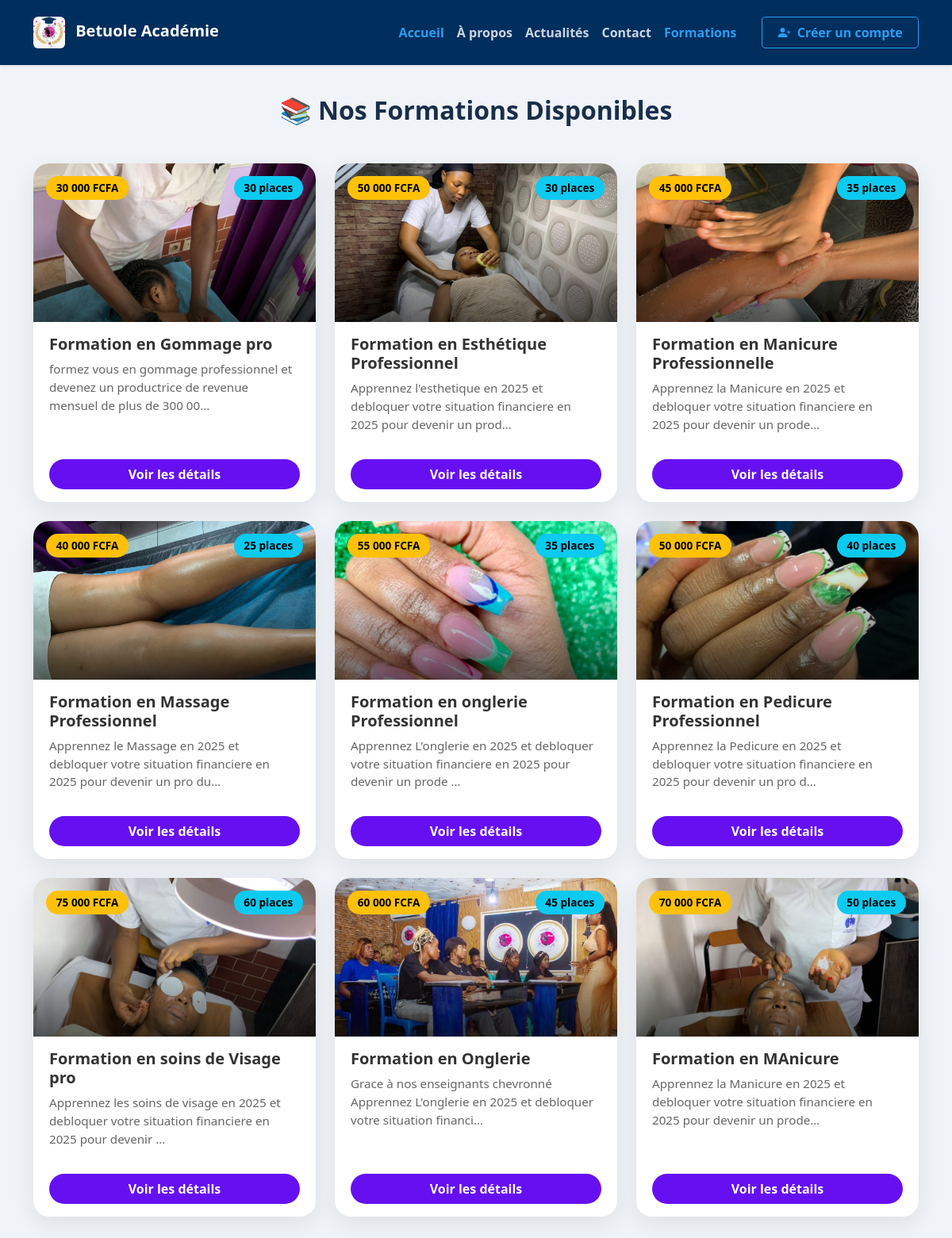
/parent/admin/ges_formations/catalogue.php, run on the app's committed database.
### tables this page shows
CREATE TABLE `formations` (
  `id` int(11) NOT NULL,
  `nom` varchar(255) NOT NULL,
  `description` text DEFAULT NULL,
  `prix` decimal(10,2) NOT NULL,
  `quantite` int(11) NOT NULL,
  `image` varchar(255) DEFAULT NULL,
  `date_ajout` timestamp NOT NULL DEFAULT current_timestamp()
);

### parent/admin/ges_formations/catalogue.php (the view, shortened to what this page needs)
<?php
require_once '../../../config.php';
try {
    $pdo = new PDO("mysql:host=localhost;dbname=sitevitrinedb", "root", "");
    $pdo->setAttribute(PDO::ATTR_ERRMODE, PDO::ERRMODE_EXCEPTION);
} catch (PDOException $e) {
    die("Erreur de connexion : " . $e->getMessage());
}
$formations = $pdo->query("SELECT id, nom, description, prix, quantite, image FROM formations")->fetchAll();
?>
<!DOCTYPE html>
<html lang="fr">
<head>
  <link href="https://cdn.jsdelivr.net/npm/bootstrap@5.3.3/dist/css/bootstrap.min.css" rel="stylesheet" />
  <link href="https://cdn.jsdelivr.net/npm/bootstrap-icons@1.10.5/font/bootstrap-icons.css" rel="stylesheet" />
  <link href="https://cdn.jsdelivr.net/npm/bootstrap@5.3.0/dist/css/bootstrap.min.css" rel="stylesheet">
<link href="https://cdnjs.cloudflare.com/ajax/libs/aos/2.3.4/aos.css" rel="stylesheet">
<link href="https://cdn.jsdelivr.net/npm/bootstrap-icons@1.10.5/font/bootstrap-icons.css" rel="stylesheet">
  <link href="https://cdn.jsdelivr.net/npm/sweetalert2@11/dist/sweetalert2.min.css" rel="stylesheet">
</head>
<body>
<nav class="navbar navbar-expand-lg navbar-dark fixed-top glass-navbar shadow-sm py-3">
  <div class="container">
    <a class="navbar-brand fw-bold text-white" href="#">
    <img src="../../../img/logo.jpg" alt="Logo" class="rounded-2 me-2" style="height: 40px;"> Betuole Académie
    </a>
    <div class="collapse navbar-collapse" id="navbarMain">
      <ul class="navbar-nav ms-auto align-items-lg-center">
        <li class="nav-item"><a class="nav-link active" href="../../../index.php">Accueil</a></li>
        <li class="nav-item"><a class="nav-link" href="../../../apropos.php">À propos</a></li>
        <li class="nav-item"><a class="nav-link" href="../../../actualites.php">Actualités</a></li>
        <li class="nav-item"><a class="nav-link" href="../../../contact.php">Contact</a></li>
        <li class="nav-item"><a class="nav-link active" href="#">Formations</a></li>
      </ul>
      <?php if (isset($_SESSION['user_id'])): ?>
         <a href="../../apprenant/dashboard_app.php" class="nav-link text-light text-decoration-none me-2">Dashboard user</a>
        <a href="../../auth/logout.php" class="btn btn-outline-light ms-lg-4 mt-3 mt-lg-0 fw-semibold">
          <i class="bi bi-box-arrow-right me-1"></i> Se déconnecter
        </a>
      <?php else: ?>
        <a href="../../auth/register.php" class="btn btn-outline-light ms-lg-4 mt-3 mt-lg-0 fw-semibold">
          <i class="bi bi-person-plus-fill me-1"></i> Créer un compte
        </a>
      <?php endif; ?>
    </div>
  </div>
</nav>
<br><br><br>
<div class="container py-5">
  <h2 class="text-center fw-bold mb-5">📚 Nos Formations Disponibles</h2>
  <div class="row g-4">
    <?php foreach($formations as $f): ?>
    <div class="col-md-6 col-lg-4">
      <div class="card formation-card h-100">
        <div class="cover" style="background-image: url('<?= htmlspecialchars($f['image']) ?>');">
          <div class="overlay-gradient"></div>
          <div class="badge-price"><?= number_format($f['prix'],0,',',' ') ?> FCFA</div>
          <div class="badge-places"><?= $f['quantite'] ?> places</div>
        </div>
        <div class="card-body">
          <h5><?= htmlspecialchars($f['nom']) ?></h5>
          <p class="card-text"><?= htmlspecialchars(mb_strimwidth($f['description'], 0, 100, '…')) ?></p>
          <a href="detail.php?id=<?= $f['id'] ?>" class="btn btn-inscription mt-3 w-100">
            Voir les détails
          </a>
        </div>
      </div>
    </div>
    <?php endforeach; ?>
  </div>
</div>
</body>
</html>

### parent/admin/ges_formations/catalogue.php (style rules this page uses)
body { font-family: "Segoe UI", Tahoma, Geneva, Verdana, sans-serif; background-color: #f0f4f8; color: #1a2e4a; min-height: 100vh; display: flex; flex-direction: column; }
.navbar { background-color: #002e5d; box-shadow: 0 2px 6px rgb(0 46 92 / 0.4); padding: 0.8rem 1rem; }
.navbar-brand, .navbar-nav .nav-link { color: #cbd5e1; font-weight: 600; transition: color 0.25s ease; }
.navbar-brand:hover, .navbar-nav .nav-link:hover, .navbar-nav .nav-link.active { color: #2a9df4; text-decoration: none; }
.btn-outline-light { border: 1.5px solid #2a9df4; color: #2a9df4; font-weight: 600; padding: 0.45rem 1.2rem; border-radius: 0.3rem; transition: background-color 0.3s ease, color 0.3s ease; }
.formation-card { border: none; border-radius: 1.25rem; overflow: hidden; box-shadow: 0 10px 30px rgba(0,0,0,0.08); transition: all .3s ease; background-color: #fff; position: relative; }
.formation-card .cover { position: relative; height: 200px; background-size: cover; background-position: center; transition: transform .3s ease; }
.formation-card .overlay-gradient { position: absolute; bottom: 0; left: 0; right: 0; height: 60%; background: linear-gradient(to top, rgba(0,0,0,0.6), transparent); }
.badge-price, .badge-places { position: absolute; top: 1rem; background: #ffc107; color: #000; font-weight: bold; padding: .3rem .8rem; border-radius: 1rem; font-size: 0.85rem; animation: pop .4s ease-out; }
.badge-places { right: 1rem; background: #0dcaf0; }
.badge-price { left: 1rem; }
.formation-card .card-body { padding: 1rem 1.25rem; display: flex; flex-direction: column; min-height: 180px; }
.formation-card h5 { font-weight: 600; margin-bottom: .5rem; color: #333; }
.formation-card .card-text { flex-grow: 1; color: #666; font-size: 0.95rem; }
.btn-inscription { background-color: #6610f2; color: #fff; border-radius: 2rem; font-weight: bold; transition: all 0.3s ease; }

### data on the page
formations: image (picture), prix "30 000", quantite "30", nom "Formation en Gommage pro", description "formez vous en gommage professionnel et devenez un productrice de revenue mensuel de plus de 300 00…"
formations: image (picture), prix "50 000", quantite "30", nom "Formation en Esthétique Professionnel", description "Apprennez l'esthetique en 2025 et debloquer votre situation financiere en 2025 pour devenir un prod…"
formations: image (picture), prix "45 000", quantite "35", nom "Formation en Manicure Professionnelle", description "Apprennez la Manicure en 2025 et debloquer votre situation financiere en 2025 pour devenir un prode…"
formations: image (picture), prix "40 000", quantite "25", nom "Formation en Massage Professionnel", description "Apprennez le Massage en 2025 et debloquer votre situation financiere en 2025 pour devenir un pro du…"
formations: image (picture), prix "55 000", quantite "35", nom "Formation en onglerie Professionnel", description "Apprennez L'onglerie en 2025 et debloquer votre situation financiere en 2025 pour devenir un prode …"
formations: image (picture), prix "50 000", quantite "40", nom "Formation en Pedicure Professionnel", description "Apprennez la Pedicure en 2025 et debloquer votre situation financiere en 2025 pour devenir un pro d…"
formations: image (picture), prix "75 000", quantite "60", nom "Formation en soins de Visage pro", description "Apprennez les soins de visage en 2025 et debloquer votre situation financiere en 2025 pour devenir …"
formations: image (picture), prix "60 000", quantite "45", nom "Formation en Onglerie", description "Grace à nos enseignants chevronné Apprennez L'onglerie en 2025 et debloquer votre situation financi…"
formations: image (picture), prix "70 000", quantite "50", nom "Formation en MAnicure", description "Apprennez la Manicure en 2025 et debloquer votre situation financiere en 2025 pour devenir un prode…"
